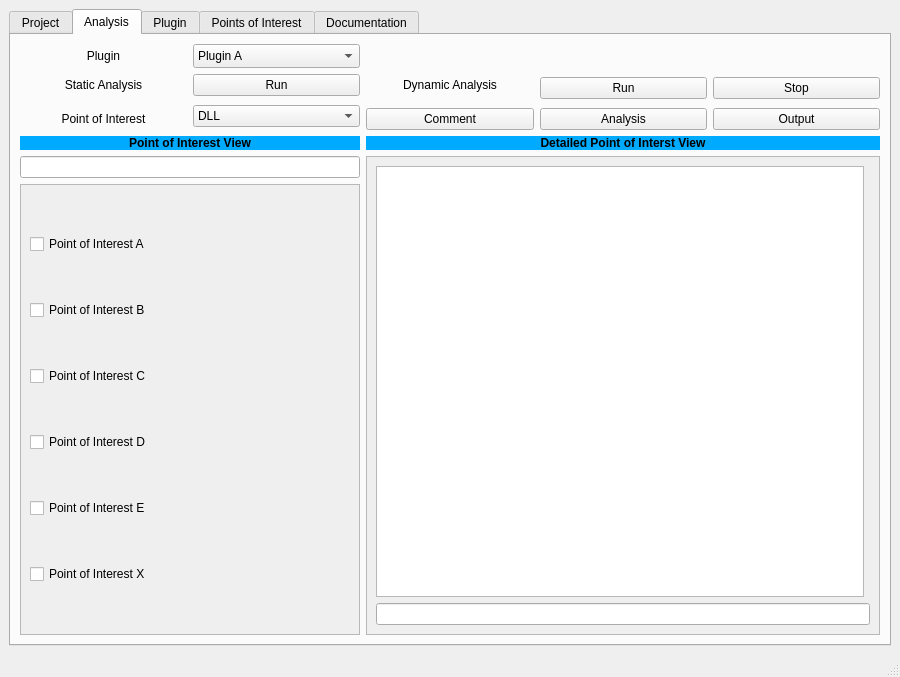
<?xml version="1.0" encoding="UTF-8"?>
<ui version="4.0">
 <class>MainWindow</class>
 <widget class="QMainWindow" name="MainWindow">
  <property name="geometry">
   <rect>
    <x>0</x>
    <y>0</y>
    <width>900</width>
    <height>677</height>
   </rect>
  </property>
  <property name="windowTitle">
   <string>MainWindow</string>
  </property>
  <widget class="QWidget" name="centralwidget">
   <layout class="QGridLayout" name="gridLayout_3">
    <item row="0" column="0">
     <widget class="QTabWidget" name="tabWidget">
      <property name="currentIndex">
       <number>1</number>
      </property>
      <widget class="QWidget" name="tab">
       <attribute name="title">
        <string>Project</string>
       </attribute>
      </widget>
      <widget class="QWidget" name="analysis_tab">
       <attribute name="title">
        <string>Analysis</string>
       </attribute>
       <layout class="QGridLayout" name="gridLayout_2">
        <item row="0" column="0">
         <widget class="QLabel" name="plugin_label">
          <property name="text">
           <string>Plugin</string>
          </property>
          <property name="alignment">
           <set>Qt::AlignCenter</set>
          </property>
         </widget>
        </item>
        <item row="0" column="1">
         <widget class="QComboBox" name="plugin_comboBox">
          <property name="maxVisibleItems">
           <number>10</number>
          </property>
          <property name="sizeAdjustPolicy">
           <enum>QComboBox::AdjustToMinimumContentsLengthWithIcon</enum>
          </property>
          <item>
           <property name="text">
            <string>Plugin A</string>
           </property>
          </item>
          <item>
           <property name="text">
            <string>Plugin B</string>
           </property>
          </item>
          <item>
           <property name="text">
            <string>Plugin C</string>
           </property>
          </item>
         </widget>
        </item>
        <item row="1" column="0">
         <widget class="QLabel" name="static_anal_label">
          <property name="text">
           <string>Static Analysis</string>
          </property>
          <property name="alignment">
           <set>Qt::AlignCenter</set>
          </property>
         </widget>
        </item>
        <item row="1" column="1">
         <widget class="QPushButton" name="static_run_button">
          <property name="layoutDirection">
           <enum>Qt::LeftToRight</enum>
          </property>
          <property name="text">
           <string>Run</string>
          </property>
         </widget>
        </item>
        <item row="1" column="2">
         <widget class="QLabel" name="dynamic_anal_label">
          <property name="text">
           <string>Dynamic Analysis</string>
          </property>
          <property name="alignment">
           <set>Qt::AlignCenter</set>
          </property>
         </widget>
        </item>
        <item row="1" column="3" rowspan="2">
         <widget class="QPushButton" name="dynamic_run_button">
          <property name="text">
           <string>Run</string>
          </property>
         </widget>
        </item>
        <item row="1" column="4" rowspan="2">
         <widget class="QPushButton" name="dynamic_stop_button">
          <property name="text">
           <string>Stop</string>
          </property>
         </widget>
        </item>
        <item row="2" column="1" rowspan="2">
         <widget class="QComboBox" name="poi_comboBox">
          <item>
           <property name="text">
            <string>DLL</string>
           </property>
          </item>
          <item>
           <property name="text">
            <string>Structs</string>
           </property>
          </item>
          <item>
           <property name="text">
            <string>Strings</string>
           </property>
          </item>
         </widget>
        </item>
        <item row="3" column="0">
         <widget class="QLabel" name="poi_label">
          <property name="text">
           <string>Point of Interest</string>
          </property>
          <property name="alignment">
           <set>Qt::AlignCenter</set>
          </property>
         </widget>
        </item>
        <item row="3" column="2">
         <widget class="QPushButton" name="comment_PushButton">
          <property name="text">
           <string>Comment</string>
          </property>
         </widget>
        </item>
        <item row="3" column="3">
         <widget class="QPushButton" name="analysis_PushButton">
          <property name="text">
           <string>Analysis</string>
          </property>
         </widget>
        </item>
        <item row="3" column="4">
         <widget class="QPushButton" name="output_PushButton">
          <property name="text">
           <string>Output</string>
          </property>
         </widget>
        </item>
        <item row="4" column="0" rowspan="2" colspan="2">
         <layout class="QGridLayout" name="gridLayout_6">
          <item row="1" column="1">
           <layout class="QHBoxLayout" name="horizontalLayout">
            <item>
             <widget class="QLineEdit" name="search_bar_lineEdit">
              <property name="frame">
               <bool>true</bool>
              </property>
             </widget>
            </item>
           </layout>
          </item>
          <item row="2" column="1">
           <widget class="QScrollArea" name="scrollArea">
            <property name="widgetResizable">
             <bool>true</bool>
            </property>
            <widget class="QWidget" name="scrollAreaWidgetContents_2">
             <property name="geometry">
              <rect>
               <x>0</x>
               <y>0</y>
               <width>332</width>
               <height>383</height>
              </rect>
             </property>
             <layout class="QGridLayout" name="gridLayout_4">
              <item row="4" column="0">
               <widget class="QCheckBox" name="checkBox_4">
                <property name="text">
                 <string>Point of Interest E</string>
                </property>
               </widget>
              </item>
              <item row="0" column="0">
               <widget class="QCheckBox" name="checkBox_6">
                <property name="text">
                 <string>Point of Interest A</string>
                </property>
               </widget>
              </item>
              <item row="5" column="0">
               <widget class="QCheckBox" name="checkBox_3">
                <property name="text">
                 <string>Point of Interest X</string>
                </property>
               </widget>
              </item>
              <item row="3" column="0">
               <widget class="QCheckBox" name="checkBox_2">
                <property name="text">
                 <string>Point of Interest D</string>
                </property>
               </widget>
              </item>
              <item row="2" column="0">
               <widget class="QCheckBox" name="checkBox_5">
                <property name="text">
                 <string>Point of Interest C</string>
                </property>
               </widget>
              </item>
              <item row="1" column="0">
               <widget class="QCheckBox" name="checkBox">
                <property name="text">
                 <string>Point of Interest B</string>
                </property>
               </widget>
              </item>
             </layout>
            </widget>
           </widget>
          </item>
          <item row="0" column="1">
           <widget class="QLabel" name="poi_title_label">
            <property name="layoutDirection">
             <enum>Qt::LeftToRight</enum>
            </property>
            <property name="autoFillBackground">
             <bool>false</bool>
            </property>
            <property name="styleSheet">
             <string notr="true">font: 75 8pt &quot;MS Shell Dlg 2&quot;;
background-color: rgb(0, 170, 255);</string>
            </property>
            <property name="text">
             <string>&lt;html&gt;&lt;head/&gt;&lt;body&gt;&lt;p&gt;&lt;span style=&quot; font-weight:600;&quot;&gt;Point of Interest View&lt;/span&gt;&lt;/p&gt;&lt;/body&gt;&lt;/html&gt;</string>
            </property>
            <property name="alignment">
             <set>Qt::AlignCenter</set>
            </property>
           </widget>
          </item>
         </layout>
        </item>
        <item row="5" column="2" colspan="3">
         <widget class="QScrollArea" name="scrollArea_2">
          <property name="widgetResizable">
           <bool>true</bool>
          </property>
          <widget class="QWidget" name="scrollAreaWidgetContents_3">
           <property name="geometry">
            <rect>
             <x>0</x>
             <y>0</y>
             <width>505</width>
             <height>418</height>
            </rect>
           </property>
           <layout class="QGridLayout" name="gridLayout">
            <item row="0" column="0" rowspan="2">
             <widget class="QTextEdit" name="poi_content_area_textEdit"/>
            </item>
            <item row="2" column="0" colspan="2">
             <widget class="QLineEdit" name="terminal_window_lineEdit"/>
            </item>
           </layout>
          </widget>
         </widget>
        </item>
        <item row="4" column="2" colspan="3">
         <widget class="QLabel" name="detailed_poi_view_label">
          <property name="styleSheet">
           <string notr="true">font: 75 8pt &quot;MS Shell Dlg 2&quot;;
background-color: rgb(0, 170, 255);</string>
          </property>
          <property name="text">
           <string>&lt;html&gt;&lt;head/&gt;&lt;body&gt;&lt;p&gt;&lt;span style=&quot; font-weight:600;&quot;&gt;Detailed Point of Interst View&lt;/span&gt;&lt;/p&gt;&lt;/body&gt;&lt;/html&gt;</string>
          </property>
          <property name="alignment">
           <set>Qt::AlignCenter</set>
          </property>
         </widget>
        </item>
       </layout>
      </widget>
      <widget class="QWidget" name="tab_3">
       <attribute name="title">
        <string>Plugin</string>
       </attribute>
      </widget>
      <widget class="QWidget" name="tab_4">
       <attribute name="title">
        <string>Points of Interest</string>
       </attribute>
      </widget>
      <widget class="QWidget" name="tab_5">
       <attribute name="title">
        <string>Documentation</string>
       </attribute>
      </widget>
     </widget>
    </item>
   </layout>
  </widget>
  <widget class="QStatusBar" name="statusbar"/>
  <widget class="QMenuBar" name="menubar">
   <property name="geometry">
    <rect>
     <x>0</x>
     <y>0</y>
     <width>900</width>
     <height>26</height>
    </rect>
   </property>
  </widget>
 </widget>
 <resources/>
 <connections/>
</ui>
